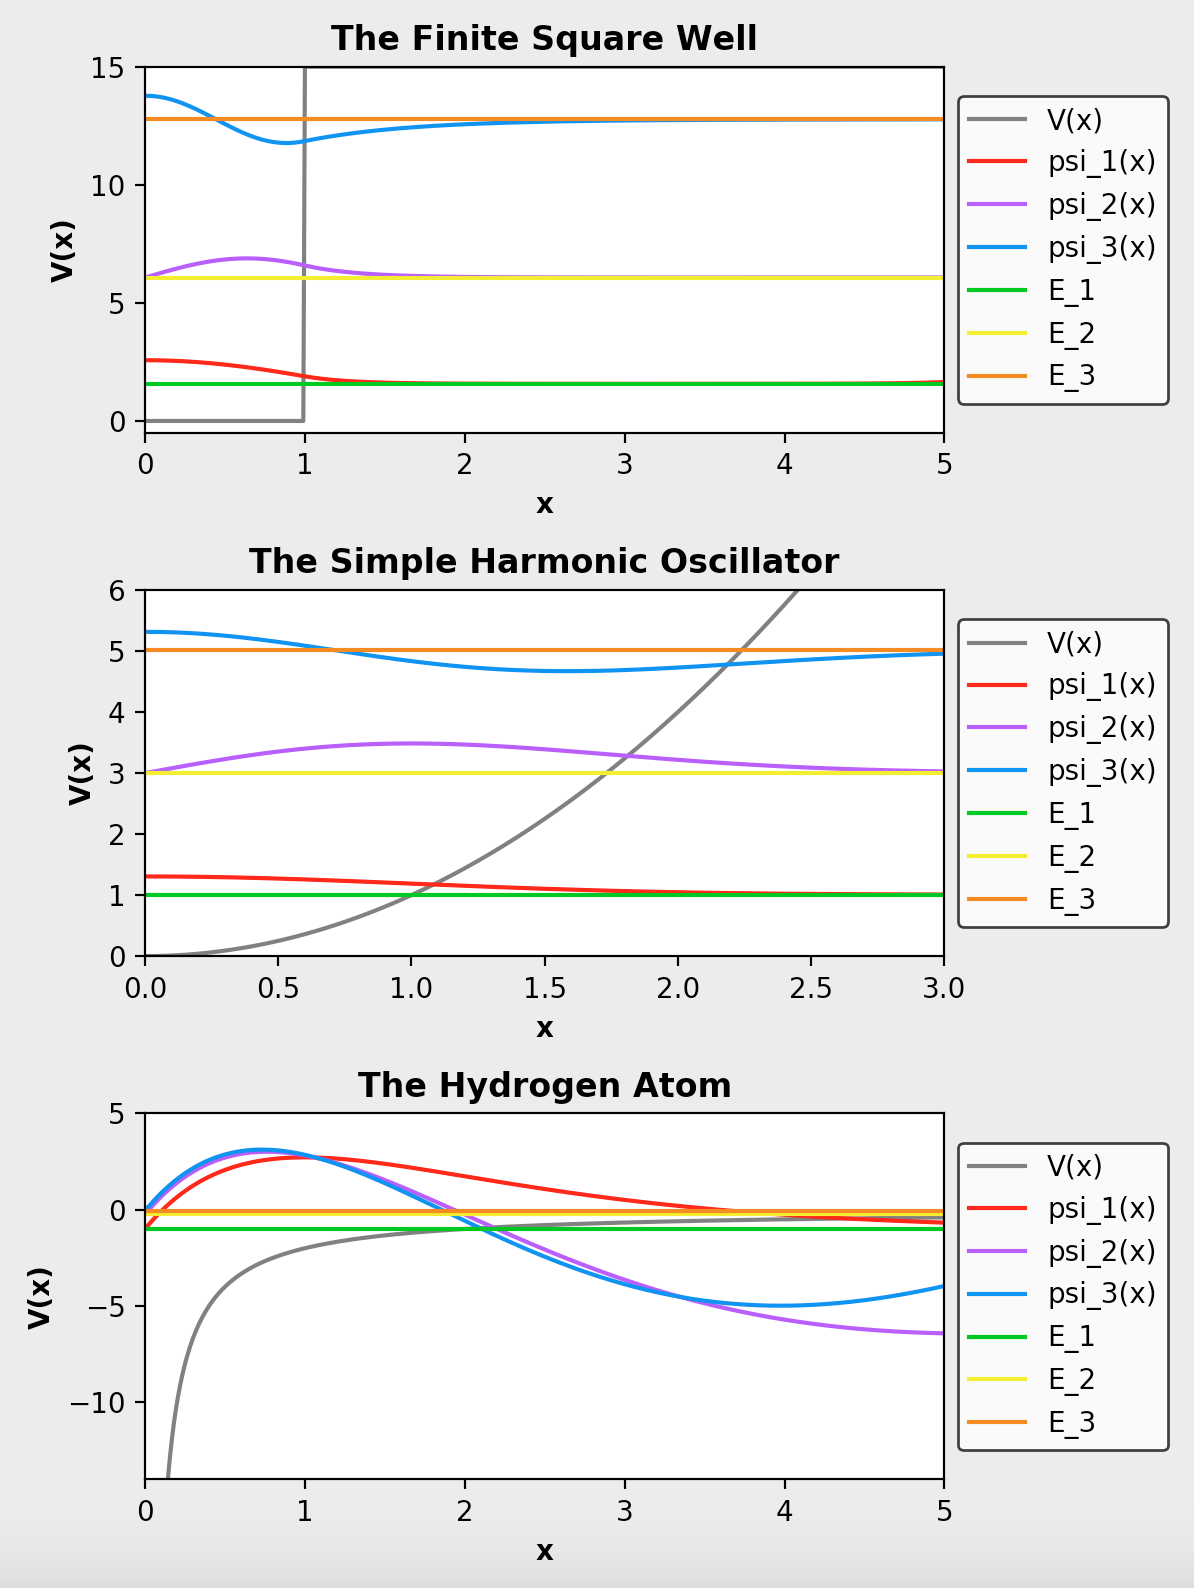

Reproduce this figure in Python.
import numpy as np
import matplotlib.pyplot as plt 

# set up z-coordinates and step size for difference equation
z_max = 10 # distance from origin
Nsteps = 1000 # number of steps from origin to z_max
dz = z_max / Nsteps

z = np.linspace(0, z_max, Nsteps+1)

""" Finite Square Well """
# create potential (array)
W = np.zeros(z.size)
WellHeight = 15
z_edge = 1

i = int(z_edge/dz)
W[i:] = WellHeight # potential for the finite square well


psi_1 = np.zeros(z.size)
psi_1[0] = 1
psi_1[1] = 1

psi_2 = np.zeros(z.size)
psi_2[0] = 0
psi_2[1] = 0.02

psi_3 = np.zeros(z.size)
psi_3[0] = 1
psi_3[1] = 1

energy_1 = 1.571617
energy_2 = 6.0720113
energy_3 = 12.7674

""" Simple Harmonic Oscillator """
def SHO(z):
    y = (z**2)
    return y

W2 = SHO(z)

psi_11 = np.zeros(z.size)
psi_11[0] = 0.3
psi_11[1] = 0.3

psi_22 = np.zeros(z.size)
psi_22[0] = 0
psi_22[1] = 0.008

psi_33 = np.zeros(z.size)
psi_33[0] = 0.3
psi_33[1] = 0.3

energy_11 = 1.00565
energy_22 = 2.99996
energy_33 = 5.014

""" Radial Equation of the Hydrogen Atom """
def hydrogen(z):
    y = (-2/z)
    return y

zh = np.linspace(0.000000000001, z_max, Nsteps+1) # to avoid dividing by zero
W3 = hydrogen(zh)

psi_111 = np.zeros(zh.size)
psi_111[0] = 0
psi_111[1] = 0.1

psi_222 = np.zeros(zh.size)
psi_222[0] = 0
psi_222[1] = 0.1

psi_333 = np.zeros(zh.size)
psi_333[0] = 0
psi_333[1] = 0.1

energy_111 = -0.9997
energy_222 = -0.24563
energy_333 = -0.055384

""" Difference Equation """

t = np.ones(z.size)
for i in range(2, z.size):
    psi_1[i] = (2 - dz**2*(energy_1 - W[i-1]))*psi_1[i-1] - psi_1[i-2]
    psi_2[i] = (2 - dz**2*(energy_2 - W[i-1]))*psi_2[i-1] - psi_2[i-2]
    psi_3[i] = (2 - dz**2*(energy_3 - W[i-1]))*psi_3[i-1] - psi_3[i-2]

    psi_11[i] = (2 - dz**2*(energy_11 - W2[i-1]))*psi_11[i-1] - psi_11[i-2]
    psi_22[i] = (2 - dz**2*(energy_22 - W2[i-1]))*psi_22[i-1] - psi_22[i-2]
    psi_33[i] = (2 - dz**2*(energy_33 - W2[i-1]))*psi_33[i-1] - psi_33[i-2]

    psi_111[i] = (2 - dz**2*(energy_111 - W3[i-1]))*psi_111[i-1] - psi_111[i-2]
    psi_222[i] = (2 - dz**2*(energy_222 - W3[i-1]))*psi_222[i-1] - psi_222[i-2]
    psi_333[i] = (2 - dz**2*(energy_333 - W3[i-1]))*psi_333[i-1] - psi_333[i-2]

""" Plot PSI solution & and Potentials """
fig = plt.figure(figsize=(6,8))
fig.set_facecolor('#E8E6E6')
ax1 = fig.add_subplot(311)

ax1.set_title('The Finite Square Well', fontweight='bold')
ax1.set_xlabel('x', fontweight='bold')
ax1.set_ylabel('V(x)', fontweight='bold')
ax1.plot(z, W, color='#6E6E6E', label='V(x)')
ax1.plot(z, psi_1+energy_1, color='#FF0000', label='psi_1(x)')
ax1.plot(z, psi_2+energy_2, color='#AA34FF', label='psi_2(x)')
ax1.plot(z, psi_3+energy_3, color='#047BF1', label='psi_3(x)')
ax1.plot(z, energy_1*t, color='#01C504', label='E_1')
ax1.plot(z, energy_2*t, color='#f1F004', label='E_2')
ax1.plot(z, energy_3*t, color='#F17804', label='E_3')
ax1.legend(loc='center left', bbox_to_anchor=(1, 0.5), fancybox=True, facecolor='white', edgecolor='black', frameon=True)
ax1.set_xlim([0, 5])
ax1.set_ylim([-0.5, 15])

ax2 = fig.add_subplot(312)

ax2.set_title('The Simple Harmonic Oscillator', fontweight='bold')
ax2.set_xlabel('x', fontweight='bold')
ax2.set_ylabel('V(x)', fontweight='bold')
ax2.plot(z, W2, color='#6E6E6E', label='V(x)')
ax2.plot(z, psi_11+energy_11, color='#FF0000', label='psi_1(x)')
ax2.plot(z, psi_22+energy_22, color='#AA34FF', label='psi_2(x)')
ax2.plot(z, psi_33+energy_33, color='#047BF1', label='psi_3(x)')
ax2.plot(z, energy_11*t, color='#01C504', label='E_1')
ax2.plot(z, energy_22*t, color='#f1F004', label='E_2')
ax2.plot(z, energy_33*t, color='#F17804', label='E_3')
ax2.legend(loc='center left', bbox_to_anchor=(1, 0.5), fancybox=True, facecolor='white', edgecolor='black', frameon=True)
ax2.set_xlim([0, 3])
ax2.set_ylim([0, 6])

ax3 = fig.add_subplot(313)

ax3.set_title('The Hydrogen Atom', fontweight='bold')
ax3.set_xlabel('x', fontweight='bold')
ax3.set_ylabel('V(x)', fontweight='bold')
ax3.plot(zh, W3, color='#6E6E6E', label='V(x)')
ax3.plot(zh, psi_111+energy_111, color='#FF0000', label='psi_1(x)')
ax3.plot(zh, psi_222+energy_222, color='#AA34FF', label='psi_2(x)')
ax3.plot(zh, psi_333+energy_333, color='#047BF1', label='psi_3(x)')
ax3.plot(zh, energy_111*t, color='#01C504', label='E_1')
ax3.plot(zh, energy_222*t, color='#f1F004', label='E_2')
ax3.plot(zh, energy_333*t, color='#F17804', label='E_3')
ax3.legend(loc='center left', bbox_to_anchor=(1, 0.5), fancybox=True, facecolor='white', edgecolor='black', frameon=True)
ax3.set_xlim([0, 5])
ax3.set_ylim([-14, 5])

plt.tight_layout()
plt.show()
